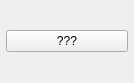
<ui version="4.0" >
 <author></author>
 <comment></comment>
 <exportmacro></exportmacro>
 <class>MidiChannelInfoBase</class>
 <widget class="QWidget" name="MidiChannelInfoBase" >
  <property name="geometry" >
   <rect>
    <x>0</x>
    <y>0</y>
    <width>134</width>
    <height>83</height>
   </rect>
  </property>
  <property name="sizePolicy" >
   <sizepolicy>
    <hsizetype>7</hsizetype>
    <vsizetype>5</vsizetype>
    <horstretch>0</horstretch>
    <verstretch>0</verstretch>
   </sizepolicy>
  </property>
  <property name="windowTitle" >
   <string>Form</string>
  </property>
  <layout class="QVBoxLayout" >
   <property name="margin" >
    <number>6</number>
   </property>
   <property name="spacing" >
    <number>0</number>
   </property>
   <item>
    <widget class="QPushButton" name="patch" >
     <property name="sizePolicy" >
      <sizepolicy>
       <hsizetype>7</hsizetype>
       <vsizetype>0</vsizetype>
       <horstretch>0</horstretch>
       <verstretch>0</verstretch>
      </sizepolicy>
     </property>
     <property name="toolTip" >
      <string>Instrument Patch</string>
     </property>
     <property name="text" >
      <string>???</string>
     </property>
    </widget>
   </item>
  </layout>
 </widget>
 <pixmapfunction></pixmapfunction>
 <resources/>
 <connections/>
</ui>
